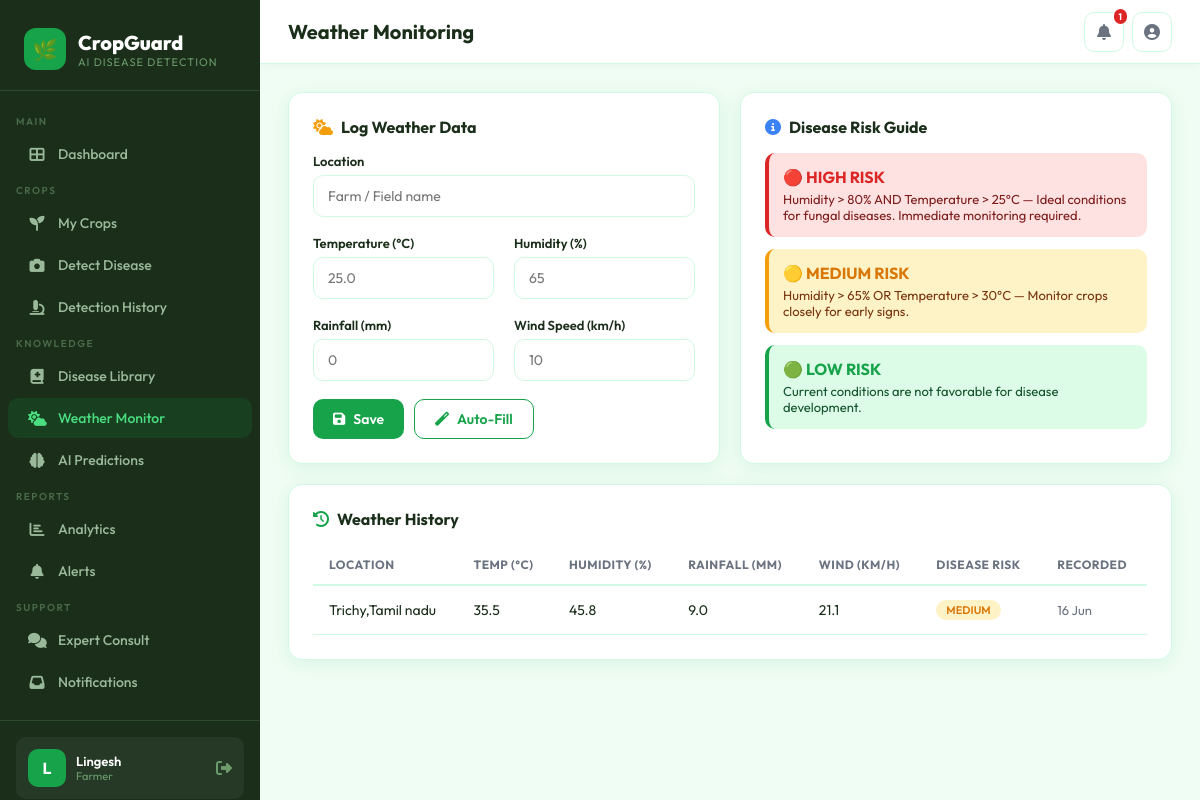
The app's page /weather (signed in) with its own data.
### tables this page shows
CREATE TABLE weather_data (
        id INTEGER PRIMARY KEY AUTOINCREMENT,
        location TEXT,
        temperature REAL,
        humidity REAL,
        rainfall REAL,
        wind_speed REAL,
        disease_risk TEXT,
        risk_details TEXT,
        recorded_at TEXT DEFAULT (datetime('now'))
    );

### app.py (the view, shortened to what this page needs)
@app.route('/weather', methods=['GET','POST'])
@login_required
def weather():
    db = get_db()
    history = db.execute("SELECT * FROM weather_data ORDER BY recorded_at DESC LIMIT 10").fetchall()
    db.close()
    return render_template('weather.html', history=history)

### app.py (called while the page is built)
def format_datetime(value, fmt='%d %b %Y, %H:%M'):
    if not value:
        return '—'
    if isinstance(value, str):
        for pattern in ('%Y-%m-%d %H:%M:%S', '%Y-%m-%d %H:%M:%S.%f', '%Y-%m-%dT%H:%M:%S', '%Y-%m-%d'):
            try:
                return datetime.strptime(value[:len(pattern)+2], pattern).strftime(fmt)
            except ValueError:
                try:
                    return datetime.strptime(value[:19], pattern).strftime(fmt)
                except:
                    continue
        return value
    if hasattr(value, 'strftime'):
        return value.strftime(fmt)
    return str(value)

def format_short(value):
    return format_datetime(value, '%d %b')

def get_db():
    db = sqlite3.connect(app.config['DATABASE'])
    db.row_factory = sqlite3.Row
    return db

def login_required(f):
    @wraps(f)
    def decorated(*args, **kwargs):
        if 'user_id' not in session:
            return redirect(url_for('login'))
        return f(*args, **kwargs)
    return decorated

### templates/weather.html (shortened to what this page needs)
{% extends "base.html" %}
{% block page_title %}Weather Monitoring{% endblock %}
{% block content %}
<div class="grid-2">
  <div class="card">
    <div class="card-title"><i class="fas fa-cloud-sun" style="color:#f59e0b;"></i> Log Weather Data</div>
    <form method="POST">
      <div class="form-group">
        <label class="form-label">Location</label>
        <input type="text" name="location" class="form-control" placeholder="Farm / Field name" required>
      </div>
      <div class="grid-2">
        <div class="form-group">
          <label class="form-label">Temperature (°C)</label>
          <input type="number" name="temperature" class="form-control" step="0.1" id="tempIn" placeholder="25.0">
        </div>
        <div class="form-group">
          <label class="form-label">Humidity (%)</label>
          <input type="number" name="humidity" class="form-control" step="0.1" id="humIn" placeholder="65">
        </div>
      </div>
      <div class="grid-2">
        <div class="form-group">
          <label class="form-label">Rainfall (mm)</label>
          <input type="number" name="rainfall" class="form-control" step="0.1" placeholder="0">
        </div>
        <div class="form-group">
          <label class="form-label">Wind Speed (km/h)</label>
          <input type="number" name="wind_speed" class="form-control" step="0.1" placeholder="10">
        </div>
      </div>
      <div style="display:flex;gap:10px;">
        <button type="submit" class="btn btn-primary"><i class="fas fa-save"></i> Save</button>
        <button type="button" class="btn btn-outline" onclick="simulateWeather()"><i class="fas fa-magic"></i> Auto-Fill</button>
      </div>
    </form>
  </div>
  <div class="card">
    <div class="card-title"><i class="fas fa-info-circle" style="color:#3b82f6;"></i> Disease Risk Guide</div>
    <div style="display:flex;flex-direction:column;gap:12px;">
      <div style="padding:14px;background:#fee2e2;border-radius:10px;border-left:4px solid #dc2626;">
        <div style="font-weight:700;color:#dc2626;margin-bottom:4px;">🔴 HIGH RISK</div>
        <div style="font-size:13px;color:#7f1d1d;">Humidity &gt; 80% AND Temperature &gt; 25°C — Ideal conditions for fungal diseases. Immediate monitoring required.</div>
      </div>
      <div style="padding:14px;background:#fef3c7;border-radius:10px;border-left:4px solid #f59e0b;">
        <div style="font-weight:700;color:#d97706;margin-bottom:4px;">🟡 MEDIUM RISK</div>
        <div style="font-size:13px;color:#78350f;">Humidity &gt; 65% OR Temperature &gt; 30°C — Monitor crops closely for early signs.</div>
      </div>
      <div style="padding:14px;background:#dcfce7;border-radius:10px;border-left:4px solid #16a34a;">
        <div style="font-weight:700;color:#16a34a;margin-bottom:4px;">🟢 LOW RISK</div>
        <div style="font-size:13px;color:#14532d;">Current conditions are not favorable for disease development.</div>
      </div>
    </div>
  </div>
</div>
{% if history %}
<div class="card" style="margin-top:20px;">
  <div class="card-title"><i class="fas fa-history" style="color:#16a34a;"></i> Weather History</div>
  <div class="table-wrap">
    <table>
      <thead>
        <tr><th>Location</th><th>Temp (°C)</th><th>Humidity (%)</th><th>Rainfall (mm)</th><th>Wind (km/h)</th><th>Disease Risk</th><th>Recorded</th></tr>
      </thead>
      <tbody>
        {% for w in history %}
        <tr>
          <td>{{ w.location }}</td>
          <td>{{ w.temperature }}</td>
          <td>{{ w.humidity }}</td>
          <td>{{ w.rainfall }}</td>
          <td>{{ w.wind_speed }}</td>
          <td><span class="badge-pill badge-{{ w.disease_risk }}">{{ w.disease_risk|upper }}</span></td>
          <td style="font-size:13px;color:#6b7280;">{{ w.recorded_at|fshort }}</td>
        </tr>
        {% endfor %}
      </tbody>
    </table>
  </div>
</div>
{% endif %}
{% endblock %}

### templates/base.html (style rules this page uses)
:root { --primary: #16a34a; --primary-dark: #15803d; --primary-light: #bbf7d0; --accent: #f59e0b; --danger: #dc2626; --warning: #f59e0b; --info: #3b82f6; --bg: #f0fdf4; --surface: #ffffff; --border: #d1fae5; --text: #1a2e1a; --text-muted: #6b7280; --sidebar-w: 260px; --radius: 14px; --shadow: 0 4px 20px rgba(22,163,74,0.10); }
* { margin: 0; padding: 0; box-sizing: border-box; }
body { font-family: 'Outfit', sans-serif; background: var(--bg); color: var(--text); min-height: 100vh; }
.card { background: white; border-radius: var(--radius); padding: 24px; box-shadow: var(--shadow); border: 1px solid var(--border); }
.card-title { font-size: 16px; font-weight: 700; margin-bottom: 16px; display: flex; align-items: center; gap: 8px; }
.form-group { margin-bottom: 18px; }
.form-label { display: block; font-size: 13px; font-weight: 600; margin-bottom: 6px; color: var(--text); }
.form-control { width: 100%; padding: 11px 14px; border: 1.5px solid var(--border); border-radius: 10px; font-family: 'Outfit', sans-serif; font-size: 14px; color: var(--text); background: white; transition: border-color 0.2s; outline: none; }
.btn { display: inline-flex; align-items: center; gap: 8px; padding: 10px 20px; border-radius: 10px; font-family: 'Outfit', sans-serif; font-size: 14px; font-weight: 600; border: none; cursor: pointer; text-decoration: none; transition: all 0.2s; }
.btn-primary { background: var(--primary); color: white; }
.btn-outline { background: white; color: var(--primary); border: 1.5px solid var(--primary); }
.table-wrap { overflow-x: auto; }
table { width: 100%; border-collapse: collapse; }
thead tr { border-bottom: 2px solid var(--border); }
th { text-align: left; padding: 12px 16px; font-size: 12px; font-weight: 700; text-transform: uppercase; letter-spacing: 0.5px; color: var(--text-muted); }
td { padding: 14px 16px; font-size: 14px; border-bottom: 1px solid var(--border); }
.badge-pill { display: inline-flex; align-items: center; gap: 4px; padding: 3px 10px; border-radius: 20px; font-size: 11px; font-weight: 600; }
.badge-medium { background: #fef3c7; color: #d97706; }
.grid-2 { display: grid; grid-template-columns: 1fr 1fr; gap: 20px; }

### records on screen
weather_data: location "Trichy,Tamil nadu", temperature "35.5", humidity "45.8", rainfall "9.0", wind_speed "21.1", disease_risk "MEDIUM", recorded_at|fshort "16 Jun"

### other values on screen
{{ session.get('full_name', 'U')[0].upper() }} "L"
{{ session.get('full_name', session.get('username')) }} "Lingesh"
{{ session.get('role', 'farmer') }} "Farmer"
